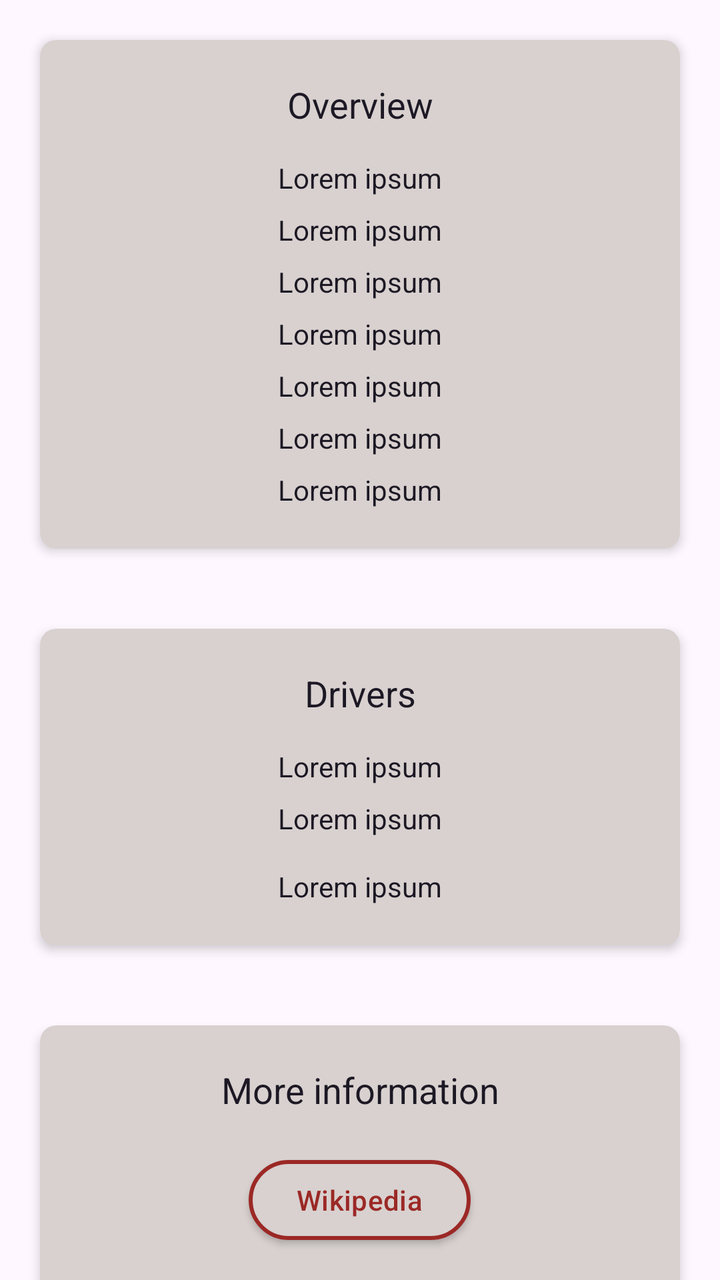
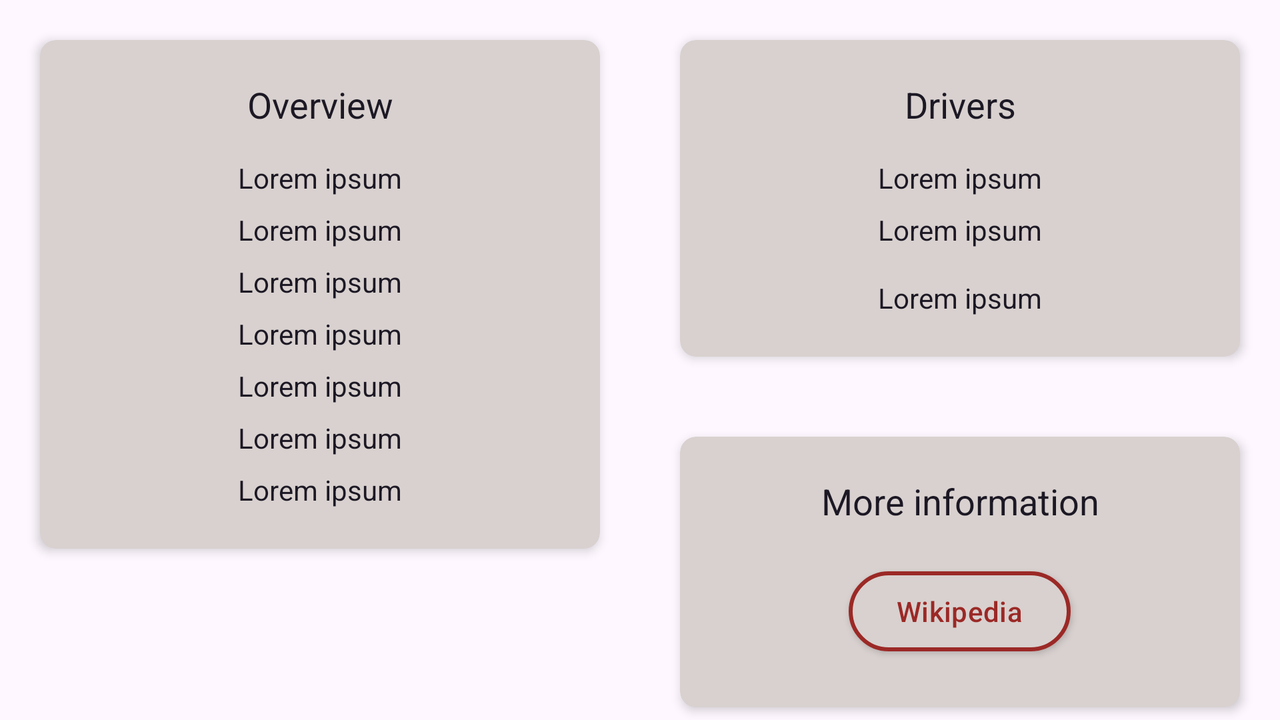

First picture: res/layout/ on a phone held upright. Second picture: the repository's own variant of that layout, on a device whose configuration matches the variant's folder. Source for both follows.
<!-- AndroidManifest.xml: application theme Theme.F1scheduleapp -->
<!-- res/layout/fragment_team_details.xml -->
<?xml version="1.0" encoding="utf-8"?>
<FrameLayout xmlns:android="http://schemas.android.com/apk/res/android"
    xmlns:tools="http://schemas.android.com/tools"
    xmlns:app="http://schemas.android.com/apk/res-auto"
    android:layout_width="match_parent"
    android:layout_height="match_parent"
    tools:context=".ui.team.TeamDetailsFragment">

    <androidx.core.widget.NestedScrollView
        android:layout_width="match_parent"
        android:layout_height="match_parent">

        <androidx.appcompat.widget.LinearLayoutCompat
            android:layout_width="match_parent"
            android:layout_height="match_parent"
            android:orientation="vertical">

            <com.google.android.material.card.MaterialCardView
                android:layout_width="match_parent"
                android:layout_height="wrap_content"
                android:layout_margin="20dp"
                android:padding="20dp"
                app:cardBackgroundColor="?attr/colorSecondaryVariant"
                app:cardElevation="3dp"
                app:shapeAppearance="@style/ShapeAppearance.Material3.MediumComponent"
                app:strokeWidth="0dp">

                <LinearLayout
                    android:layout_width="match_parent"
                    android:layout_height="match_parent"
                    android:gravity="center"
                    android:textColor="?attr/colorOnSecondary"
                    android:orientation="vertical"
                    android:padding="20dp">

                    <TextView
                        android:layout_width="match_parent"
                        android:layout_height="wrap_content"
                        android:textAlignment="center"
                        android:textColor="?attr/colorOnSecondary"
                        android:text="@string/overview"
                        android:textFontWeight="800"
                        android:textStyle="bold"
                        android:textSize="18dp"
                        android:layout_marginBottom="15dp"/>

                    <LinearLayout
                        android:layout_width="wrap_content"
                        android:layout_height="wrap_content"
                        android:textColor="?attr/colorOnSecondary"
                        android:orientation="vertical"
                        android:layout_gravity="center_horizontal"
                        android:gravity="left">

                        <TextView
                            android:layout_width="wrap_content"
                            android:layout_height="wrap_content"
                            android:textColor="?attr/colorOnSecondary"
                            android:text="@string/dummy_text"
                            android:layout_marginBottom="7dp"
                            android:id="@+id/team_screen_name" />

                        <TextView
                            android:layout_width="wrap_content"
                            android:layout_height="wrap_content"
                            android:textColor="?attr/colorOnSecondary"
                            android:text="@string/dummy_text"
                            android:layout_marginBottom="7dp"
                            android:id="@+id/team_screen_nationality" />

                        <TextView
                            android:layout_width="wrap_content"
                            android:layout_height="wrap_content"
                            android:textColor="?attr/colorOnSecondary"
                            android:text="@string/dummy_text"
                            android:layout_marginBottom="7dp"
                            android:id="@+id/team_screen_engine" />

                        <TextView
                            android:layout_width="wrap_content"
                            android:layout_height="wrap_content"
                            android:textColor="?attr/colorOnSecondary"
                            android:text="@string/dummy_text"
                            android:layout_marginBottom="7dp"
                            android:id="@+id/team_screen_teamlead" />

                        <TextView
                            android:layout_width="wrap_content"
                            android:layout_height="wrap_content"
                            android:textColor="?attr/colorOnSecondary"
                            android:text="@string/dummy_text"
                            android:layout_marginBottom="7dp"
                            android:id="@+id/team_screen_director" />

                        <TextView
                            android:layout_width="wrap_content"
                            android:layout_height="wrap_content"
                            android:textColor="?attr/colorOnSecondary"
                            android:text="@string/dummy_text"
                            android:layout_marginBottom="7dp"
                            android:id="@+id/team_screen_points" />

                        <TextView
                            android:layout_width="wrap_content"
                            android:layout_height="wrap_content"
                            android:textColor="?attr/colorOnSecondary"
                            android:text="@string/dummy_text"
                            android:id="@+id/team_screen_wins" />

                    </LinearLayout>

                </LinearLayout>

            </com.google.android.material.card.MaterialCardView>

            <com.google.android.material.card.MaterialCardView
                android:layout_width="match_parent"
                android:layout_height="wrap_content"
                android:layout_margin="20dp"
                android:padding="20dp"
                app:cardBackgroundColor="?attr/colorSecondaryVariant"
                app:cardElevation="3dp"
                app:shapeAppearance="@style/ShapeAppearance.Material3.MediumComponent"
                app:strokeWidth="0dp">

                <LinearLayout
                    android:layout_width="match_parent"
                    android:layout_height="match_parent"
                    android:gravity="center"
                    android:textColor="?attr/colorOnSecondary"
                    android:orientation="vertical"
                    android:padding="20dp">

                    <TextView
                        android:layout_width="match_parent"
                        android:layout_height="wrap_content"
                        android:textAlignment="center"
                        android:textColor="?attr/colorOnSecondary"
                        android:text="@string/drivers"
                        android:textFontWeight="800"
                        android:textStyle="bold"
                        android:textSize="18dp"
                        android:layout_marginBottom="15dp"/>

                    <LinearLayout
                        android:layout_width="wrap_content"
                        android:layout_height="wrap_content"
                        android:textColor="?attr/colorOnSecondary"
                        android:orientation="vertical"
                        android:layout_gravity="center_horizontal"
                        android:gravity="left">

                        <TextView
                            android:layout_width="wrap_content"
                            android:layout_height="wrap_content"
                            android:textColor="?attr/colorOnSecondary"
                            android:text="@string/dummy_text"
                            android:layout_marginBottom="7dp"
                            android:id="@+id/team_screen_first_driver" />

                        <TextView
                            android:layout_width="wrap_content"
                            android:layout_height="wrap_content"
                            android:textColor="?attr/colorOnSecondary"
                            android:text="@string/dummy_text"
                            android:layout_marginBottom="15dp"
                            android:id="@+id/team_screen_second_driver" />

                        <TextView
                            android:layout_width="wrap_content"
                            android:layout_height="wrap_content"
                            android:textColor="?attr/colorOnSecondary"
                            android:text="@string/dummy_text"
                            android:id="@+id/team_screen_sub_driver" />

                    </LinearLayout>

                </LinearLayout>

            </com.google.android.material.card.MaterialCardView>

            <com.google.android.material.card.MaterialCardView
                android:layout_width="match_parent"
                android:layout_height="wrap_content"
                android:layout_margin="20dp"
                android:padding="20dp"
                android:id="@+id/race_screen_podium"
                app:cardBackgroundColor="?attr/colorSecondaryVariant"
                app:cardElevation="3dp"
                app:shapeAppearance="@style/ShapeAppearance.Material3.MediumComponent"
                app:strokeWidth="0dp">

                <LinearLayout
                    android:layout_width="match_parent"
                    android:layout_height="match_parent"
                    android:gravity="center"
                    android:orientation="vertical"
                    android:padding="20dp">

                    <TextView
                        android:layout_width="match_parent"
                        android:layout_height="wrap_content"
                        android:textAlignment="center"
                        android:textColor="?attr/colorOnSecondary"
                        android:text="@string/more_information"
                        android:textFontWeight="800"
                        android:textStyle="bold"
                        android:textSize="18dp"
                        android:layout_marginBottom="15dp"/>

                    <LinearLayout
                        android:layout_width="match_parent"
                        android:layout_height="match_parent"
                        android:orientation="horizontal"
                        android:gravity="center"
                        >

                        <com.google.android.material.button.MaterialButton
                            android:id="@+id/team_screen_wiki_button"
                            style="?attr/materialButtonOutlinedStyle"
                            android:layout_width="wrap_content"
                            android:layout_height="wrap_content"
                            android:elevation="2dp"
                            android:layout_margin="4dp"
                            android:text="@string/wikipedia"
                            android:textColor="?attr/colorPrimaryVariant"
                            app:backgroundTint="?attr/colorSecondaryVariant"
                            app:icon="@drawable/ic_wikipedia_24"
                            app:iconTint="?attr/colorPrimaryVariant"
                            app:strokeColor="?attr/colorPrimaryVariant"
                            app:strokeWidth="2dp" />

                    </LinearLayout>

                </LinearLayout>

            </com.google.android.material.card.MaterialCardView>

        </androidx.appcompat.widget.LinearLayoutCompat>

    </androidx.core.widget.NestedScrollView>

</FrameLayout>
<!-- resources referenced by this layout -->
<resources>
  <string name="drivers">Drivers</string>
  <string name="dummy_text">Lorem ipsum</string>
  <string name="more_information">More information</string>
  <string name="overview">Overview</string>
  <string name="wikipedia" translatable="false">Wikipedia</string>
  <style name="Theme.F1scheduleapp" parent="Theme.Material3.Light.NoActionBar">
          
          <item name="colorPrimary">@color/red_cg</item>
          <item name="colorPrimaryVariant">@color/red_auburn</item>
          <item name="colorOnPrimary">@color/white_cultured</item>
          
          <item name="colorSecondary">@color/silver_metallic</item>
          <item name="colorSecondaryVariant">@color/silver_timberwolf</item>
          <item name="colorOnSecondary">@color/black_xitecix_light</item>
          
          <item name="android:statusBarColor">?attr/colorPrimaryVariant</item>
          
          <item name="colorSecondaryContainer">?attr/colorPrimaryVariant</item>
          <item name="colorOnSecondaryContainer">?attr/colorSecondaryVariant</item>
      </style>
  <color name="red_cg">#e13e3b</color>
  <color name="red_auburn">#9b2926</color>
  <color name="white_cultured">#f8f7f7</color>
  <color name="silver_metallic">#b7b1b4</color>
  <color name="silver_timberwolf">#d8d1cf</color>
  <color name="black_xitecix_light">#1c1824</color>
</resources>
<!-- res/layout-land/fragment_team_details.xml (the repository's variant of the layout above) -->
<!-- drawn on the phone turned sideways -->
<?xml version="1.0" encoding="utf-8"?>
<FrameLayout xmlns:android="http://schemas.android.com/apk/res/android"
    xmlns:tools="http://schemas.android.com/tools"
    xmlns:app="http://schemas.android.com/apk/res-auto"
    android:layout_width="match_parent"
    android:layout_height="match_parent"
    tools:context=".ui.team.TeamDetailsFragment">

    <LinearLayout
        android:layout_width="match_parent"
        android:layout_height="match_parent"
        android:orientation="horizontal">

        <LinearLayout
            android:layout_width="0dp"
            android:layout_height="match_parent"
            android:orientation="vertical"
            android:layout_weight="1">

            <androidx.core.widget.NestedScrollView
                android:layout_width="match_parent"
                android:layout_height="match_parent">

                <androidx.appcompat.widget.LinearLayoutCompat
                    android:layout_width="match_parent"
                    android:layout_height="match_parent"
                    android:orientation="vertical">

                    <com.google.android.material.card.MaterialCardView
                        android:layout_width="match_parent"
                        android:layout_height="wrap_content"
                        android:layout_margin="20dp"
                        android:padding="20dp"
                        app:cardBackgroundColor="?attr/colorSecondaryVariant"
                        app:cardElevation="3dp"
                        app:shapeAppearance="@style/ShapeAppearance.Material3.MediumComponent"
                        app:strokeWidth="0dp">

                        <LinearLayout
                            android:layout_width="match_parent"
                            android:layout_height="match_parent"
                            android:gravity="center"
                            android:textColor="?attr/colorOnSecondary"
                            android:orientation="vertical"
                            android:padding="20dp">

                            <TextView
                                android:layout_width="match_parent"
                                android:layout_height="wrap_content"
                                android:textAlignment="center"
                                android:textColor="?attr/colorOnSecondary"
                                android:text="@string/overview"
                                android:textFontWeight="800"
                                android:textStyle="bold"
                                android:textSize="18dp"
                                android:layout_marginBottom="15dp"/>

                            <LinearLayout
                                android:layout_width="wrap_content"
                                android:layout_height="wrap_content"
                                android:textColor="?attr/colorOnSecondary"
                                android:orientation="vertical"
                                android:layout_gravity="center_horizontal"
                                android:gravity="left">

                                <TextView
                                    android:layout_width="wrap_content"
                                    android:layout_height="wrap_content"
                                    android:textColor="?attr/colorOnSecondary"
                                    android:text="@string/dummy_text"
                                    android:layout_marginBottom="7dp"
                                    android:id="@+id/team_screen_name" />

                                <TextView
                                    android:layout_width="wrap_content"
                                    android:layout_height="wrap_content"
                                    android:textColor="?attr/colorOnSecondary"
                                    android:text="@string/dummy_text"
                                    android:layout_marginBottom="7dp"
                                    android:id="@+id/team_screen_nationality" />

                                <TextView
                                    android:layout_width="wrap_content"
                                    android:layout_height="wrap_content"
                                    android:textColor="?attr/colorOnSecondary"
                                    android:text="@string/dummy_text"
                                    android:layout_marginBottom="7dp"
                                    android:id="@+id/team_screen_engine" />

                                <TextView
                                    android:layout_width="wrap_content"
                                    android:layout_height="wrap_content"
                                    android:textColor="?attr/colorOnSecondary"
                                    android:text="@string/dummy_text"
                                    android:layout_marginBottom="7dp"
                                    android:id="@+id/team_screen_teamlead" />

                                <TextView
                                    android:layout_width="wrap_content"
                                    android:layout_height="wrap_content"
                                    android:textColor="?attr/colorOnSecondary"
                                    android:text="@string/dummy_text"
                                    android:layout_marginBottom="7dp"
                                    android:id="@+id/team_screen_director" />

                                <TextView
                                    android:layout_width="wrap_content"
                                    android:layout_height="wrap_content"
                                    android:textColor="?attr/colorOnSecondary"
                                    android:text="@string/dummy_text"
                                    android:layout_marginBottom="7dp"
                                    android:id="@+id/team_screen_points" />

                                <TextView
                                    android:layout_width="wrap_content"
                                    android:layout_height="wrap_content"
                                    android:textColor="?attr/colorOnSecondary"
                                    android:text="@string/dummy_text"
                                    android:id="@+id/team_screen_wins" />

                            </LinearLayout>

                        </LinearLayout>

                    </com.google.android.material.card.MaterialCardView>

                </androidx.appcompat.widget.LinearLayoutCompat>

            </androidx.core.widget.NestedScrollView>

        </LinearLayout>

        <LinearLayout
            android:layout_width="0dp"
            android:layout_height="match_parent"
            android:orientation="vertical"
            android:layout_weight="1">

            <androidx.core.widget.NestedScrollView
                android:layout_width="match_parent"
                android:layout_height="match_parent">

                <androidx.appcompat.widget.LinearLayoutCompat
                    android:layout_width="match_parent"
                    android:layout_height="match_parent"
                    android:orientation="vertical">

                    <com.google.android.material.card.MaterialCardView
                        android:layout_width="match_parent"
                        android:layout_height="wrap_content"
                        android:layout_margin="20dp"
                        android:padding="20dp"
                        app:cardBackgroundColor="?attr/colorSecondaryVariant"
                        app:cardElevation="3dp"
                        app:shapeAppearance="@style/ShapeAppearance.Material3.MediumComponent"
                        app:strokeWidth="0dp">

                        <LinearLayout
                            android:layout_width="match_parent"
                            android:layout_height="match_parent"
                            android:gravity="center"
                            android:textColor="?attr/colorOnSecondary"
                            android:orientation="vertical"
                            android:padding="20dp">

                            <TextView
                                android:layout_width="match_parent"
                                android:layout_height="wrap_content"
                                android:textAlignment="center"
                                android:textColor="?attr/colorOnSecondary"
                                android:text="@string/drivers"
                                android:textFontWeight="800"
                                android:textStyle="bold"
                                android:textSize="18dp"
                                android:layout_marginBottom="15dp"/>

                            <LinearLayout
                                android:layout_width="wrap_content"
                                android:layout_height="wrap_content"
                                android:textColor="?attr/colorOnSecondary"
                                android:orientation="vertical"
                                android:layout_gravity="center_horizontal"
                                android:gravity="left">

                                <TextView
                                    android:layout_width="wrap_content"
                                    android:layout_height="wrap_content"
                                    android:textColor="?attr/colorOnSecondary"
                                    android:text="@string/dummy_text"
                                    android:layout_marginBottom="7dp"
                                    android:id="@+id/team_screen_first_driver" />

                                <TextView
                                    android:layout_width="wrap_content"
                                    android:layout_height="wrap_content"
                                    android:textColor="?attr/colorOnSecondary"
                                    android:text="@string/dummy_text"
                                    android:layout_marginBottom="15dp"
                                    android:id="@+id/team_screen_second_driver" />

                                <TextView
                                    android:layout_width="wrap_content"
                                    android:layout_height="wrap_content"
                                    android:textColor="?attr/colorOnSecondary"
                                    android:text="@string/dummy_text"
                                    android:id="@+id/team_screen_sub_driver" />

                            </LinearLayout>

                        </LinearLayout>

                    </com.google.android.material.card.MaterialCardView>

                    <com.google.android.material.card.MaterialCardView
                        android:layout_width="match_parent"
                        android:layout_height="wrap_content"
                        android:layout_margin="20dp"
                        android:padding="20dp"
                        android:id="@+id/race_screen_podium"
                        app:cardBackgroundColor="?attr/colorSecondaryVariant"
                        app:cardElevation="3dp"
                        app:shapeAppearance="@style/ShapeAppearance.Material3.MediumComponent"
                        app:strokeWidth="0dp">

                        <LinearLayout
                            android:layout_width="match_parent"
                            android:layout_height="match_parent"
                            android:gravity="center"
                            android:orientation="vertical"
                            android:padding="20dp">

                            <TextView
                                android:layout_width="match_parent"
                                android:layout_height="wrap_content"
                                android:textAlignment="center"
                                android:textColor="?attr/colorOnSecondary"
                                android:text="@string/more_information"
                                android:textFontWeight="800"
                                android:textStyle="bold"
                                android:textSize="18dp"
                                android:layout_marginBottom="15dp"/>

                            <LinearLayout
                                android:layout_width="match_parent"
                                android:layout_height="match_parent"
                                android:orientation="horizontal"
                                android:gravity="center"
                                >

                                <com.google.android.material.button.MaterialButton
                                    android:id="@+id/team_screen_wiki_button"
                                    style="?attr/materialButtonOutlinedStyle"
                                    android:layout_width="wrap_content"
                                    android:layout_height="wrap_content"
                                    android:elevation="2dp"
                                    android:layout_margin="4dp"
                                    android:text="@string/wikipedia"
                                    android:textColor="?attr/colorPrimaryVariant"
                                    app:backgroundTint="?attr/colorSecondaryVariant"
                                    app:icon="@drawable/ic_wikipedia_24"
                                    app:iconTint="?attr/colorPrimaryVariant"
                                    app:strokeColor="?attr/colorPrimaryVariant"
                                    app:strokeWidth="2dp" />

                            </LinearLayout>

                        </LinearLayout>

                    </com.google.android.material.card.MaterialCardView>

                </androidx.appcompat.widget.LinearLayoutCompat>

            </androidx.core.widget.NestedScrollView>

        </LinearLayout>

    </LinearLayout>

</FrameLayout>
